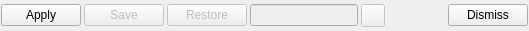
<ui version="4.0" >
 <author></author>
 <comment></comment>
 <exportmacro></exportmacro>
 <class>AdjustmentBottom</class>
 <widget class="QWidget" name="AdjustmentBottom" >
  <property name="geometry" >
   <rect>
    <x>0</x>
    <y>0</y>
    <width>529</width>
    <height>31</height>
   </rect>
  </property>
  <property name="baseSize" >
   <size>
    <width>100</width>
    <height>20</height>
   </size>
  </property>
  <property name="windowTitle" >
   <string>AdjustBottom</string>
  </property>
  <layout class="QHBoxLayout" >
   <property name="margin" >
    <number>1</number>
   </property>
   <property name="spacing" >
    <number>3</number>
   </property>
   <item>
    <widget class="QPushButton" name="applyButton" >
     <property name="text" >
      <string>Apply</string>
     </property>
    </widget>
   </item>
   <item>
    <widget class="QPushButton" name="saveButton" >
     <property name="enabled" >
      <bool>false</bool>
     </property>
     <property name="text" >
      <string>Save</string>
     </property>
    </widget>
   </item>
   <item>
    <widget class="QPushButton" name="restoreButton" >
     <property name="enabled" >
      <bool>false</bool>
     </property>
     <property name="text" >
      <string>Restore</string>
     </property>
    </widget>
   </item>
   <item>
    <widget class="QLineEdit" name="dataName" >
     <property name="enabled" >
      <bool>false</bool>
     </property>
    </widget>
   </item>
   <item>
    <widget class="QToolButton" name="tool" >
     <property name="enabled" >
      <bool>false</bool>
     </property>
     <property name="text" >
      <string/>
     </property>
     <property name="icon" >
      <iconset resource="QtAutoGui.qrc" >:/icons/spanner.png</iconset>
     </property>
    </widget>
   </item>
   <item>
    <widget class="QLabel" name="labelOk" >
     <property name="enabled" >
      <bool>false</bool>
     </property>
     <property name="text" >
      <string/>
     </property>
     <property name="pixmap" >
      <pixmap resource="QtAutoGui.qrc" >:/icons/tick.png</pixmap>
     </property>
    </widget>
   </item>
   <item>
    <spacer>
     <property name="orientation" >
      <enum>Qt::Horizontal</enum>
     </property>
     <property name="sizeHint" >
      <size>
       <width>0</width>
       <height>0</height>
      </size>
     </property>
    </spacer>
   </item>
   <item>
    <widget class="QPushButton" name="dismissButton" >
     <property name="text" >
      <string>Dismiss</string>
     </property>
    </widget>
   </item>
  </layout>
 </widget>
 <pixmapfunction></pixmapfunction>
 <resources>
  <include location="QtAutoGui.qrc" />
 </resources>
 <connections/>
</ui>
